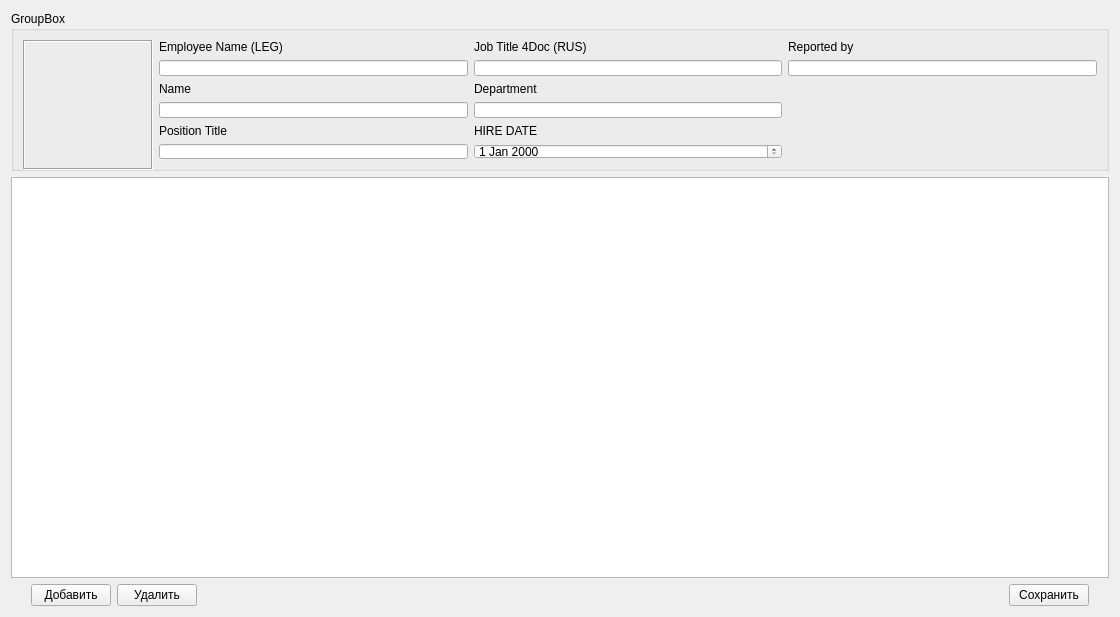
<?xml version="1.0" encoding="UTF-8"?>
<ui version="4.0">
 <class>employeesWidget</class>
 <widget class="QWidget" name="employeesWidget">
  <property name="geometry">
   <rect>
    <x>0</x>
    <y>0</y>
    <width>1120</width>
    <height>617</height>
   </rect>
  </property>
  <property name="windowTitle">
   <string>Form</string>
  </property>
  <layout class="QVBoxLayout" name="verticalLayout_8">
   <item>
    <widget class="QGroupBox" name="groupBox">
     <property name="sizePolicy">
      <sizepolicy hsizetype="Preferred" vsizetype="MinimumExpanding">
       <horstretch>0</horstretch>
       <verstretch>0</verstretch>
      </sizepolicy>
     </property>
     <property name="minimumSize">
      <size>
       <width>570</width>
       <height>160</height>
      </size>
     </property>
     <property name="maximumSize">
      <size>
       <width>16777215</width>
       <height>160</height>
      </size>
     </property>
     <property name="title">
      <string>GroupBox</string>
     </property>
     <layout class="QHBoxLayout" name="horizontalLayout_2">
      <item>
       <widget class="QLabel" name="photo_Widget">
        <property name="sizePolicy">
         <sizepolicy hsizetype="Fixed" vsizetype="Fixed">
          <horstretch>130</horstretch>
          <verstretch>130</verstretch>
         </sizepolicy>
        </property>
        <property name="minimumSize">
         <size>
          <width>130</width>
          <height>130</height>
         </size>
        </property>
        <property name="maximumSize">
         <size>
          <width>130</width>
          <height>130</height>
         </size>
        </property>
        <property name="frameShape">
         <enum>QFrame::Box</enum>
        </property>
        <property name="frameShadow">
         <enum>QFrame::Sunken</enum>
        </property>
        <property name="text">
         <string/>
        </property>
        <property name="pixmap">
         <pixmap resource="unilleverres.qrc">:/Images/icons/logo.png</pixmap>
        </property>
        <property name="scaledContents">
         <bool>true</bool>
        </property>
       </widget>
      </item>
      <item>
       <layout class="QGridLayout" name="gridLayout">
        <item row="0" column="0">
         <layout class="QVBoxLayout" name="verticalLayout">
          <item>
           <widget class="QLabel" name="label_2">
            <property name="text">
             <string>Employee Name (LEG)</string>
            </property>
           </widget>
          </item>
          <item>
           <widget class="QLineEdit" name="edit_employee_name_leg"/>
          </item>
         </layout>
        </item>
        <item row="0" column="1">
         <layout class="QVBoxLayout" name="verticalLayout_4">
          <item>
           <widget class="QLabel" name="label_job_title">
            <property name="sizePolicy">
             <sizepolicy hsizetype="Fixed" vsizetype="Preferred">
              <horstretch>0</horstretch>
              <verstretch>0</verstretch>
             </sizepolicy>
            </property>
            <property name="text">
             <string>Job Title 4Doc (RUS)</string>
            </property>
           </widget>
          </item>
          <item>
           <widget class="QLineEdit" name="lineEdit_3"/>
          </item>
         </layout>
        </item>
        <item row="0" column="2">
         <layout class="QVBoxLayout" name="verticalLayout_7">
          <item>
           <widget class="QLabel" name="label_8">
            <property name="text">
             <string>Reported by</string>
            </property>
           </widget>
          </item>
          <item>
           <widget class="QLineEdit" name="lineEdit_6"/>
          </item>
         </layout>
        </item>
        <item row="1" column="0">
         <layout class="QVBoxLayout" name="verticalLayout_2">
          <item>
           <widget class="QLabel" name="label_3">
            <property name="text">
             <string>Name</string>
            </property>
           </widget>
          </item>
          <item>
           <widget class="QLineEdit" name="lineEdit_4"/>
          </item>
         </layout>
        </item>
        <item row="1" column="1">
         <layout class="QVBoxLayout" name="verticalLayout_5">
          <item>
           <widget class="QLabel" name="label_6">
            <property name="text">
             <string>Department</string>
            </property>
           </widget>
          </item>
          <item>
           <widget class="QLineEdit" name="lineEdit_5"/>
          </item>
         </layout>
        </item>
        <item row="2" column="0">
         <layout class="QVBoxLayout" name="verticalLayout_3">
          <item>
           <widget class="QLabel" name="label_5">
            <property name="text">
             <string>Position Title</string>
            </property>
           </widget>
          </item>
          <item>
           <widget class="QLineEdit" name="lineEdit_2"/>
          </item>
         </layout>
        </item>
        <item row="2" column="1">
         <layout class="QVBoxLayout" name="verticalLayout_6">
          <item>
           <widget class="QLabel" name="label_7">
            <property name="text">
             <string>HIRE DATE</string>
            </property>
           </widget>
          </item>
          <item>
           <widget class="QDateEdit" name="dateEdit"/>
          </item>
         </layout>
        </item>
       </layout>
      </item>
     </layout>
    </widget>
   </item>
   <item>
    <widget class="QTableView" name="tableView"/>
   </item>
   <item>
    <layout class="QHBoxLayout" name="horizontalLayout">
     <item>
      <spacer name="horizontalSpacer">
       <property name="orientation">
        <enum>Qt::Horizontal</enum>
       </property>
       <property name="sizeType">
        <enum>QSizePolicy::Fixed</enum>
       </property>
       <property name="sizeHint" stdset="0">
        <size>
         <width>20</width>
         <height>20</height>
        </size>
       </property>
      </spacer>
     </item>
     <item>
      <widget class="QPushButton" name="button_add_employee">
       <property name="text">
        <string>Добавить</string>
       </property>
       <property name="icon">
        <iconset resource="unilleverres.qrc">
         <normaloff>:/Images/icons/employee_add.png</normaloff>:/Images/icons/employee_add.png</iconset>
       </property>
       <property name="shortcut">
        <string>Ins</string>
       </property>
      </widget>
     </item>
     <item>
      <widget class="QPushButton" name="button_del_employee">
       <property name="text">
        <string>Удалить</string>
       </property>
       <property name="icon">
        <iconset resource="unilleverres.qrc">
         <normaloff>:/Images/icons/employee_delete.png</normaloff>:/Images/icons/employee_delete.png</iconset>
       </property>
       <property name="shortcut">
        <string>Del</string>
       </property>
      </widget>
     </item>
     <item>
      <spacer name="horizontalSpacer_3">
       <property name="orientation">
        <enum>Qt::Horizontal</enum>
       </property>
       <property name="sizeHint" stdset="0">
        <size>
         <width>40</width>
         <height>20</height>
        </size>
       </property>
      </spacer>
     </item>
     <item>
      <widget class="QPushButton" name="button_save_employee">
       <property name="text">
        <string>Сохранить</string>
       </property>
       <property name="icon">
        <iconset resource="unilleverres.qrc">
         <normaloff>:/Images/icons/save.png</normaloff>:/Images/icons/save.png</iconset>
       </property>
       <property name="shortcut">
        <string>Ctrl+S</string>
       </property>
      </widget>
     </item>
     <item>
      <spacer name="horizontalSpacer_2">
       <property name="orientation">
        <enum>Qt::Horizontal</enum>
       </property>
       <property name="sizeType">
        <enum>QSizePolicy::Fixed</enum>
       </property>
       <property name="sizeHint" stdset="0">
        <size>
         <width>20</width>
         <height>20</height>
        </size>
       </property>
      </spacer>
     </item>
    </layout>
   </item>
  </layout>
 </widget>
 <resources>
  <include location="unilleverres.qrc"/>
 </resources>
 <connections/>
</ui>
